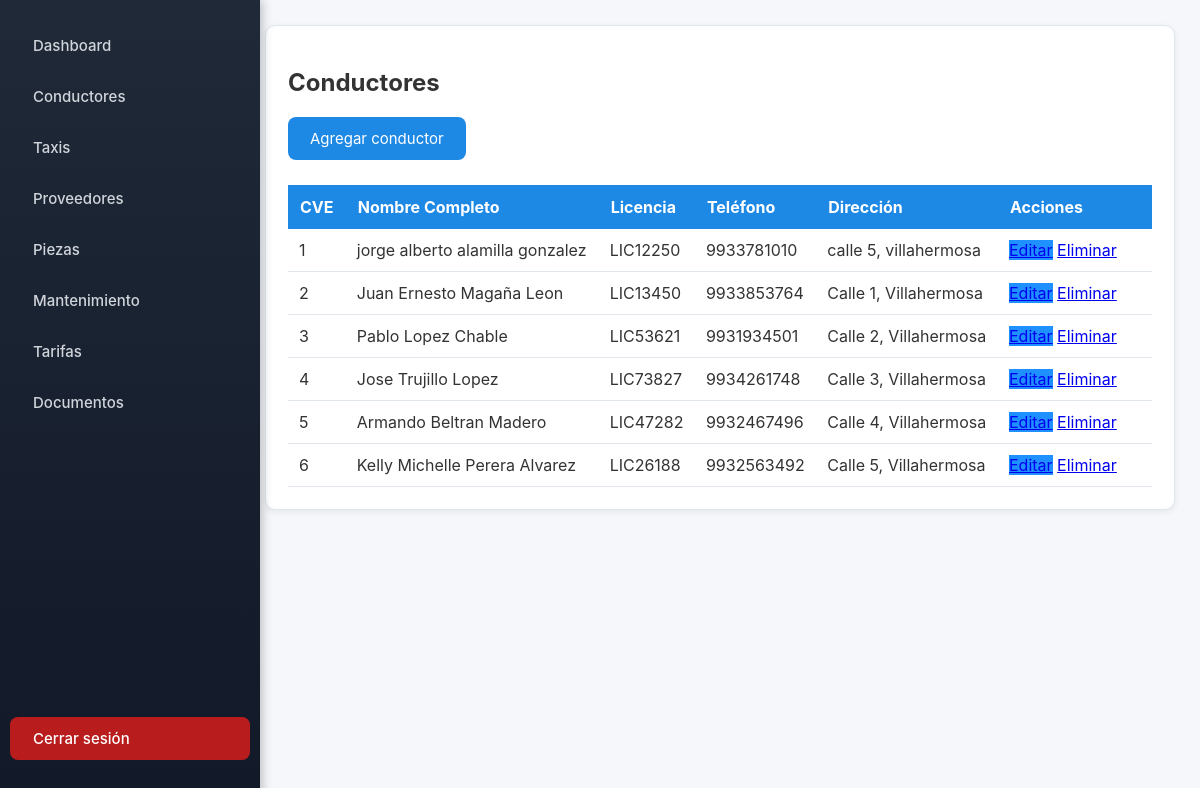
Page /paginas/conductores/index.php (signed in) on the committed database.
### tables this page shows
CREATE TABLE IF NOT EXISTS `conductores` (
  `NOMBRE` varchar(50) DEFAULT NULL,
  `APELLIDO_PATERNO` varchar(50) DEFAULT NULL,
  `APELLIDO_MATERNO` varchar(50) DEFAULT NULL,
  `LICENCIA` varchar(25) DEFAULT NULL,
  `TELEFONO` varchar(15) DEFAULT NULL,
  `DIRECCION` varchar(100) DEFAULT NULL,
  `CVE_CONDUCTOR` int(11) NOT NULL AUTO_INCREMENT,
  PRIMARY KEY (`CVE_CONDUCTOR`)
);

### paginas/conductores/index.php (the view, shortened to what this page needs)
<?php
include '../../conexion.php';
include '../../includes/menu.php';
$query = $conn->query("SELECT * FROM CONDUCTORES ORDER BY CVE_CONDUCTOR ASC");
?>
<div class="card">
    <h2>Conductores</h2>
    <a href="agregar.php" class="button" style="margin-bottom:15px;">Agregar conductor</a>
    <table class="table">
        <thead>
            <tr>
                <th>CVE</th>
                <th>Nombre Completo</th>
                <th>Licencia</th>
                <th>Teléfono</th>
                <th>Dirección</th>
                <th style="width:130px;">Acciones</th>
            </tr>
        </thead>
        <tbody>
            <?php while($row = $query->fetch_assoc()): ?>
            <tr>
                <td><?= $row['CVE_CONDUCTOR'] ?></td>
                <td><?= $row['NOMBRE']." ".$row['APELLIDO_PATERNO']." ".$row['APELLIDO_MATERNO'] ?></td>
                <td><?= $row['LICENCIA'] ?></td>
                <td><?= $row['TELEFONO'] ?></td>
                <td><?= $row['DIRECCION'] ?></td>
                <td>
                    <a href="editar.php?id=<?= $row['CVE_CONDUCTOR'] ?>" class="btn-edit">Editar</a>
                    <a href="eliminar.php?id=<?= $row['CVE_CONDUCTOR'] ?>" class="btn-del"
                       onclick="return confirm('¿Seguro de eliminar este conductor?')">Eliminar</a>
                </td>
            </tr>
            <?php endwhile; ?>
        </tbody>
    </table>
</div>
<?php include '../../includes/footer.php'; ?>

### includes/menu.php
<?php
$root = "/gestion_taxi/";
?>
<link rel="stylesheet" href="<?php echo $root; ?>css/estilos.css">
<div class="sidebar">
    <a href="<?php echo $root; ?>dashboard.php">Dashboard</a>
    <a href="<?php echo $root; ?>paginas/conductores/index.php">Conductores</a>
    <a href="<?php echo $root; ?>paginas/taxis/index.php">Taxis</a>
    <a href="<?php echo $root; ?>paginas/proveedores/index.php">Proveedores</a>
    <a href="<?php echo $root; ?>paginas/piezas/index.php">Piezas</a>
    <a href="<?php echo $root; ?>paginas/mantenimiento/index.php">Mantenimiento</a>
    <a href="<?php echo $root; ?>paginas/tarifas/index.php">Tarifas</a>
    <a href="<?php echo $root; ?>paginas/documentos/index.php">Documentos</a>
    <div style="flex:1;"></div>
    <a class="logout-btn" href="<?php echo $root; ?>logout.php">Cerrar sesión</a>
</div>
<div class="content">

### includes/footer.php (shortened to what this page needs)
</div>

### css/estilos.css (style rules this page uses)
* { transition: all .15s ease-in-out; }
.sidebar { width: 240px; background: linear-gradient(180deg, #0d47a1, #08306b); height: 100vh; position: fixed; left: 0; top: 0; display: flex; flex-direction: column; padding-top: 25px; padding-bottom: 40px; box-shadow: 2px 0 10px rgba(0,0,0,0.25); }
.sidebar a { color: #e3e9ff; padding: 14px 25px; text-decoration: none; font-size: 16px; font-weight: 500; border-left: 3px solid transparent; display: flex; align-items: center; gap: 10px; }
.logout-btn { position: relative !important; bottom: auto !important; margin-bottom: 60px !important; }
.content { margin-left:240px; padding:25px; }
.card { background: var(--card); padding: 22px; border-radius: 10px; box-shadow:0 2px 6px rgba(0,0,0,.07); border:1px solid var(--borde); margin-bottom:20px; animation: fadeIn .4s ease; }
.button { background: var(--color-primario); border:none; color:white; padding:12px 22px; border-radius:8px; cursor:pointer; font-size:15px; display:inline-block; text-decoration:none; }
table { width:100%; border-collapse:collapse; margin-top:10px; }
th { background: var(--color-primario); color:white; padding:12px; text-align:left; }
td { padding:11px; background:white; border-bottom:1px solid var(--borde); }
.sidebar { width: 260px; height: 100vh; position: fixed; background: linear-gradient(180deg, #1f2937, #111827); padding: 20px 0; display: flex; flex-direction: column; }
.sidebar a { color: #d1d5db; padding: 12px 20px; display: flex; align-items: center; gap: 12px; font-size: 15px; border-radius: 8px; text-decoration: none; margin: 4px 10px; transition: background 0.2s, color 0.2s, transform .1s; }
.logout-btn { background: #b91c1c !important; color: white !important; }
.btn-edit { background: #1e90ff; }

### rows in the picture
conductores: CVE_CONDUCTOR "1", NOMBRE "jorge alberto", APELLIDO_PATERNO "alamilla", APELLIDO_MATERNO "gonzalez", LICENCIA "LIC12250", TELEFONO "9933781010", DIRECCION "calle 5, villahermosa"
conductores: CVE_CONDUCTOR "2", NOMBRE "Juan Ernesto", APELLIDO_PATERNO "Magaña", APELLIDO_MATERNO "Leon", LICENCIA "LIC13450", TELEFONO "9933853764", DIRECCION "Calle 1, Villahermosa"
conductores: CVE_CONDUCTOR "3", NOMBRE "Pablo", APELLIDO_PATERNO "Lopez", APELLIDO_MATERNO "Chable", LICENCIA "LIC53621", TELEFONO "9931934501", DIRECCION "Calle 2, Villahermosa"
conductores: CVE_CONDUCTOR "4", NOMBRE "Jose", APELLIDO_PATERNO "Trujillo", APELLIDO_MATERNO "Lopez", LICENCIA "LIC73827", TELEFONO "9934261748", DIRECCION "Calle 3, Villahermosa"
conductores: CVE_CONDUCTOR "5", NOMBRE "Armando", APELLIDO_PATERNO "Beltran", APELLIDO_MATERNO "Madero", LICENCIA "LIC47282", TELEFONO "9932467496", DIRECCION "Calle 4, Villahermosa"
conductores: CVE_CONDUCTOR "6", NOMBRE "Kelly Michelle", APELLIDO_PATERNO "Perera", APELLIDO_MATERNO "Alvarez", LICENCIA "LIC26188", TELEFONO "9932563492", DIRECCION "Calle 5, Villahermosa"
